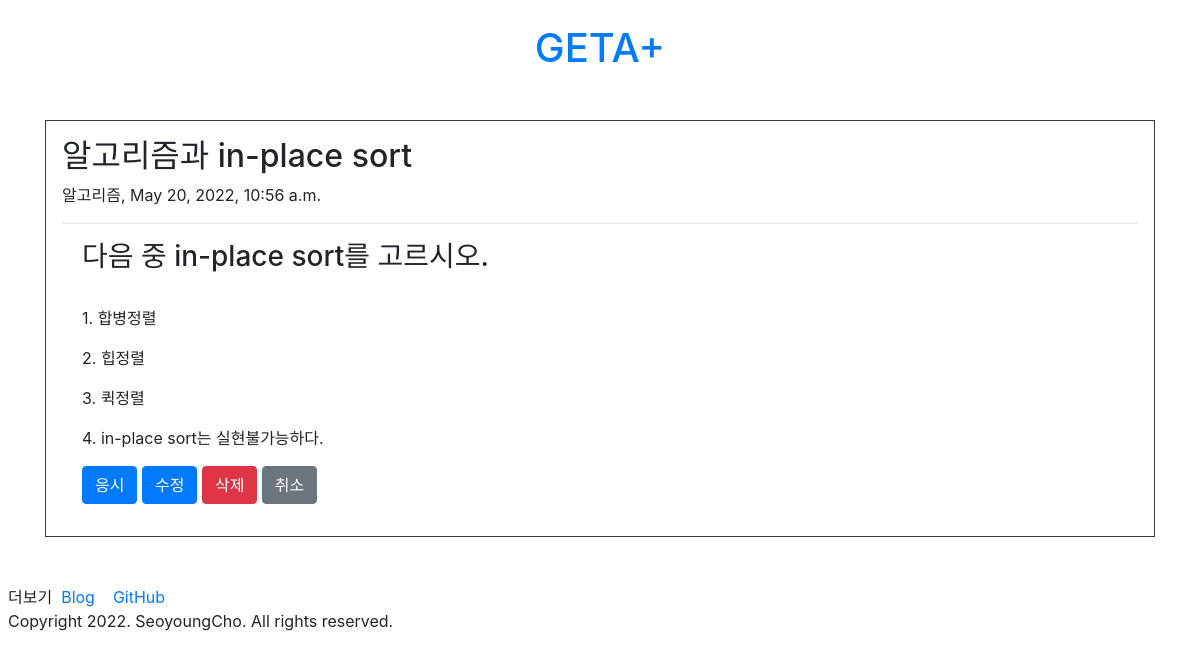
/questions/question/3/, run on the app's committed database.
### questions/models.py (models this page shows)
class Question(models.Model):
    title = models.CharField(max_length = 200)
    subject = models.CharField(max_length = 50)
    create_date = models.DateTimeField()
    content = models.TextField()
    ans1 = models.TextField()
    ans2 = models.TextField()
    ans3 = models.TextField()
    ans4 = models.TextField()
    ans = models.TextField()

### questions/views.py (the view)
# urls.py: path('question/<int:question_id>/', views.detail, name='detail'),
def detail(request, question_id):
    question = get_object_or_404(Question, pk=question_id)
    context = {'question' : question }
    return render(request,'questions/question.html', context)

### templates/questions/question.html (shortened to what this page needs)
<!DOCTYPE html>
<html>
<head>
	{% load static %}
	<link rel="stylesheet" type="text/css" href="{% static 'bootstrap.min.css' %}">
</head>
<body>
	<div>
		<div class="py-4 text-center">
  			<header>
  				<h1><a class="text-decoration-none" href="/">GETA+</a></h1>
  			</header>
   		</div>
        <div class='container my-3'>
    		<div class="border border-dark p-3">
      			<h2>{{question.title}}</h2>
				{{question.subject}}, {{question.create_date}}
				<hr>
				<form class="form-check my-3">
					<h3>{{question.content}}</h3><br>
					<div class="form-group">
        				<label class="form-check-label">1. {{question.ans1}}</label>
					</div>
					<div class="form-group">
        				<label class="form-check-label">2. {{question.ans2}}</label>
					</div>
					<div class="form-group">
        				<label class="form-check-label">3. {{question.ans3}}</label>
					</div>
					<div class="form-group">
        				<label class="form-check-label">4. {{question.ans4}}</label>
					</div>
					<input onclick="location.href='../answer/create/{{question.id}}'" class="btn btn-primary" type="button" value="응시">
    				<input onclick="location.href='../update/{{question.id}}'" class="btn btn-primary" type="button" value="수정">
					<input onclick="location.href='../delete/{{question.id}}'" class="btn btn-danger" type="button" value="삭제">
					<input onclick="location.href='../../'" class="btn btn-secondary" type="button" value="취소">
				</form>
    		</div>
  		</div>
		<br>
        <div class='m-2'>
        <div>
            더보기&nbsp;
        	<a href='https://stonesy927.tistory.com/' target='_blank'>
            Blog
        	</a>
        	<a href='https://github.com/ChoSeoyoung' target='_blank'>
            GitHub
        	</a>
      	</div>
      <div>
        Copyright 2022. SeoyoungCho. All rights reserved.
      </div>
    </div>
	</div>
</body>
</html>

### data on the page
Question: title "알고리즘과 in-place sort", subject "알고리즘", create_date "May 20, 2022, 10:56 a.m.", content "다음 중 in-place sort를 고르시오.", ans1 "합병정렬", ans2 "힙정렬", ans3 "퀵정렬", ans4 "in-place sort는 실현불가능하다."
